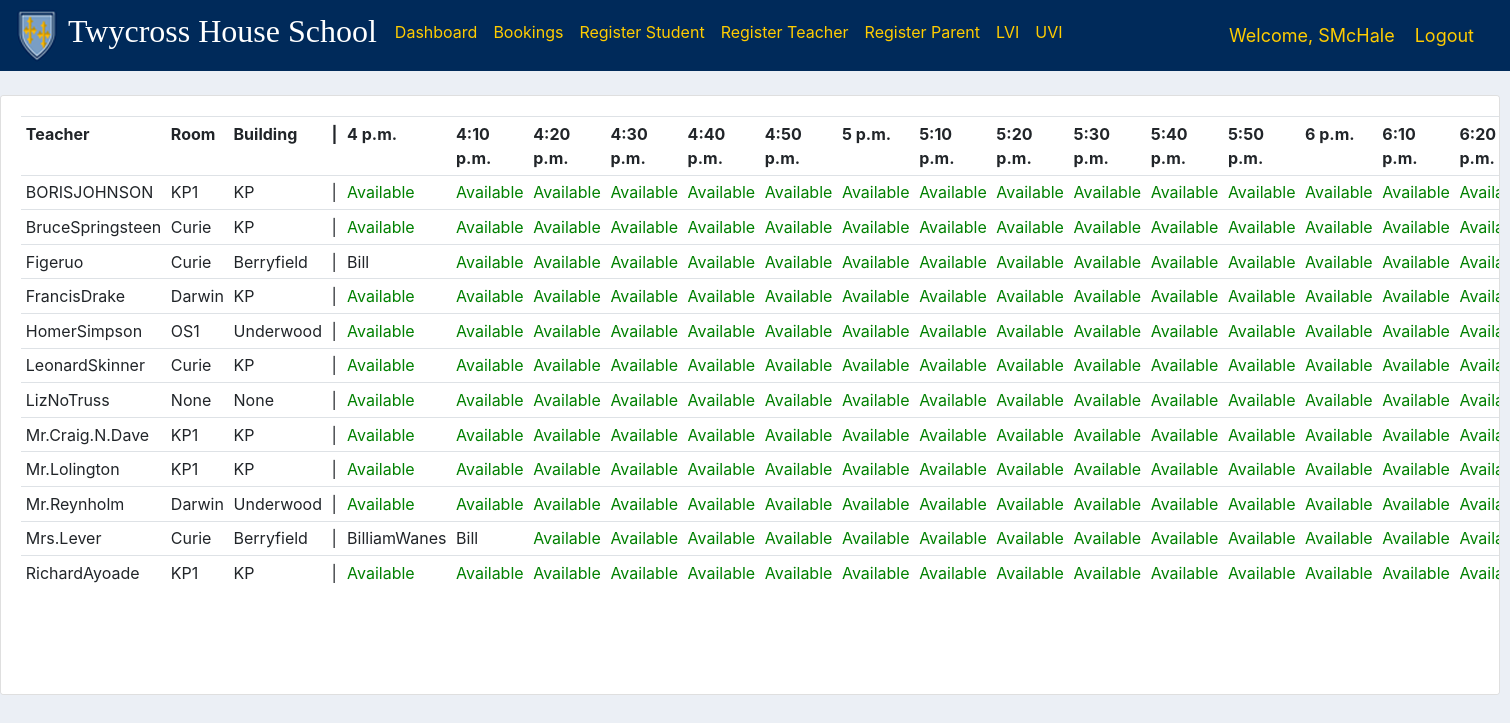
The page /sheetLVI/ (signed in) on the database its author committed.
### main/models.py (models this page shows, shortened)
class Timeslot(models.Model):
    start_time = models.TimeField(null=True)
    end_time = models.TimeField(null=True)
    def __str__(self):
        return str(self.start_time)

class Teacher(models.Model):
    user = models.OneToOneField(User, null=True, on_delete=models.CASCADE)
    name = models.CharField(max_length=200, null=True)
    email = models.CharField(max_length=200, null=True)
    building = models.ForeignKey(Building, null=True, on_delete= models.SET_NULL)
    room = models.ForeignKey(Room, null=True, on_delete= models.SET_NULL)
    subjects = models.ManyToManyField(Subject)

class Room(models.Model):
    name = models.CharField(max_length=200, null=True)
    building = models.ForeignKey(Building, null=True, on_delete= models.CASCADE)
    def __str__(self):
        return self.name

class Building(models.Model):
    name = models.CharField(max_length=200, null=True)
    def __str__(self):
        return self.name

class Student(models.Model):
    YEAR_GROUP = (
        ('LVI', 'LVI'),
        ('UVI', 'UVI'),
    )
    user = models.OneToOneField(User, null=True, on_delete=models.CASCADE)
    name = models.CharField(max_length=200, null=True)
    email = models.CharField(max_length=200, null=True)
    year_group = models.CharField(max_length=200, null=True, choices=YEAR_GROUP)
    teachers = models.ManyToManyField(Teacher)
    subjects = models.ManyToManyField(Subject)

### users/decorators.py (the view)
        def wrapper_func(request, *args, **kwargs):
            group = None
            if request.user.groups.exists():
                group = request.user.groups.all()[0].name
            if group in allowed_roles:
                return view_func(request, *args, **kwargs)
            elif group == "teacher":
                return redirect('userTeacherBookings')
            elif group == "student":
                return redirect('userStudentBookings')
            elif group == "admin":
                return redirect('dashboard')
            elif group == "parent":
                return redirect('userParent')

### main/views.py (called while the page is built)
@login_required(login_url='login')
@allowed_users(allowed_roles=['admin'])
def spreadsheetLVI(request):
    date = EveningDate.objects.get(year_group='LVI')
    timeslots =  date.timeslots.all()
    teachers = Teacher.objects.all()
    teachers = teachers.order_by('name')
    finalTimeslots = sortTimeslots(timeslots)
    teachersAv = adminteachersAvailability(teachers, finalTimeslots, date)
    context = {'timeslots':finalTimeslots, 'teachers':teachers, 'teachersAv':teachersAv}
    return render(request, 'main/sheetLVI.html', context)

### manual/extras.py (called while the page is built)
def sortTimeslots(pTimeslots):
    oldStringTimeslots = []
    for timeslot in pTimeslots:
        oldStringTimeslots.append(str(timeslot))
    numbersTimeslots = []
    for timeslot in oldStringTimeslots:
        timeslot = timeslot.replace(":", "")
        timeslot = int(timeslot)
        numbersTimeslots.append(timeslot)
    mergeSort(numbersTimeslots)
    sortedTimeslots = []
    for item in numbersTimeslots:
        text = ""
        text += str(item)[0] + str(item)[1]
        text += ":"
        text += str(item)[2] + str(item)[3]
        text += ":"
        text += str(item)[4] + str(item)[5]
        sortedTimeslots.append(text)
    finalTimeslots = []
    for item in sortedTimeslots:
        for timeslot in pTimeslots:
            if str(timeslot) == item:
                finalTimeslots.append(timeslot)
    return finalTimeslots

def adminteachersAvailability(pTeachers, pTimeslots, pDate):
    teachersAv = []
    for teacher in pTeachers:
        teacherList = []
        teacherList.append(teacher.name)
        teacherList.append(teacher.room)
        teacherList.append(teacher.building)
        teacherList.append("|")
        for timeslot in pTimeslots:
            if teacher.booking_set.filter(teacher=teacher, timeslot=timeslot, date=pDate).count() == 0:
                teacherList.append(0)
            else:
                booking = Booking.objects.get(teacher=teacher, timeslot=timeslot, date=pDate)
                teacherList.append(booking.student.name)
        teachersAv.append(teacherList)
    return teachersAv

### main/templates/main/sheetLVI.html
{% extends 'main/main.html' %}
{% load static %}
{% block content %}
{% load crispy_forms_tags %}
<br>
<div class="row">
    <div class="col-md">
		<div class="card card-body" style="width: 1500px; height: 600px; overflow-y: auto; overflow-x: auto;">
            <table class="table table-sm">
                <tr>
                    <th>Teacher</th>
                    <th>Room</th>
                    <th>Building</th>
                    <th>|</th>
                    {% for timeslot in timeslots %}
                        <th>{{timeslot.start_time}}</th>
                    {% endfor %}
                </tr>
                {% for teacher in teachersAv %}
                    <tr>
                        {% for item in teacher %}
                            {% if item == 0 %}
                                <td style="color: green;">Available</td>
                            {% else %}
                                <td>{{item}}</td>
                            {% endif %}
                        {% endfor %}
                    </tr>
                {% endfor %}
            </table>
        </div>
    </div>
</div>
{% endblock %}

### main/templates/main/navbar.html (shortened to what this page needs)
{% load static %}
<nav class="navbar navbar-expand-lg navbar-light" style="background-color: #002A5A;" id="na">
    <a href="{% url 'home' %}"><img src="{% static 'images/logo.png' %}"></a>
    <div class="collapse navbar-collapse" id="navbarNav">
      <ul class="navbar-nav">
        <li class="nav-item active">
          <h2 style="color: #ffffff; margin-left: 10px; margin-right: 10px; font-family: 'Iowan Old Style', serif;">Twycross House School</h2>
        </li>
        {% if request.user.is_staff %}
        <li class="nav-item active">
          <a class="nav-link" href="{% url 'dashboard' %}" style="color: #ffcc00;">Dashboard</a>
        </li>
        <li class="nav-item">
          <a class="nav-link" href="{% url 'bookings' %}" style="color: #ffcc00;">Bookings</a>
        </li>
        <li class="nav-item">
          <a class="nav-link" href="{% url 'registerStudent' %}" style="color: #ffcc00;">Register Student</a>
        </li>
        <li class="nav-item">
          <a class="nav-link" href="{% url 'registerTeacher' %}" style="color: #ffcc00;">Register Teacher</a>
        </li>
        <li class="nav-item">
          <a class="nav-link" href="{% url 'registerParent' %}" style="color: #ffcc00;">Register Parent</a>
        </li>
        <li class="nav-item">
          <a class="nav-link" href="{% url 'sheetLVI' %}" style="color: #ffcc00;">LVI</a>
        </li>
        <li class="nav-item">
          <a class="nav-link" href="{% url 'sheetUVI' %}" style="color: #ffcc00;">UVI</a>
        </li>
        {% elif request.user.groups.all.0.name == "parent" %}
        <li class="nav-item">
          <a class="nav-link" href="{% url 'userParent' %}" style="color: #ffcc00;">Profile</a>
        </li>
        {% else %}
        <li class="nav-item">
          <a class="nav-link" href="{% url 'login' %}" style="color: #ffcc00;">Login</a>
        </li>
        {% endif %}
      </ul>
    </div>
{% if request.user.is_staff or request.user.groups.all.0.name == "teacher" or request.user.groups.all.0.name == "student" or request.user.groups.all.0.name == "parent" %}
<span class="hello-msg">Welcome, {{request.user}}</span>
<span><a class="hello-msg" href="{% url 'logout' %}">Logout</a></span>
{% endif %}
</nav>

### static/css/main.css (style rules this page uses)
body { background-color: #ebeff5; }

### main/templates/main/navbar.html (style rules this page uses)
.hello-msg { font-size: 18px; color: #ffcc00; margin-right: 20px; }
#na { z-index:2; }

### rows shown on the page
Timeslot: start_time "4 p.m."
Timeslot: start_time "4:10 p.m."
Timeslot: start_time "4:20 p.m."
Timeslot: start_time "4:30 p.m."
Timeslot: start_time "4:40 p.m."
Timeslot: start_time "4:50 p.m."
Timeslot: start_time "5 p.m."
Timeslot: start_time "5:10 p.m."
Timeslot: start_time "5:20 p.m."
Timeslot: start_time "5:30 p.m."
Timeslot: start_time "5:40 p.m."
Timeslot: start_time "5:50 p.m."
Timeslot: start_time "6 p.m."
Timeslot: start_time "6:10 p.m."
Timeslot: start_time "6:20 p.m."
Teacher: teacher "BORISJOHNSON"
Room: name "KP1"
Building: name "KP"
Teacher: teacher "BruceSpringsteen"
Room: name "Curie"
Teacher: teacher "Figeruo"
Building: name "Berryfield"
Student: teacher "Bill" "Bill"
Teacher: teacher "FrancisDrake"
Room: name "Darwin"
Teacher: teacher "HomerSimpson"
Room: name "OS1"
Building: name "Underwood"
Teacher: teacher "LeonardSkinner"
Teacher: teacher "LizNoTruss"
Teacher: teacher "Mr.Craig.N.Dave"
Teacher: teacher "Mr.Lolington"
Teacher: teacher "Mr.Reynholm"
Teacher: teacher "Mrs.Lever"
Student: teacher "BilliamWanes"
Teacher: teacher "RichardAyoade"

### other values the page prints
{{ request.user }} "SMcHale"
{{ item }} "|" "|" "|" "|" "|" "|" "None" "None" "|" "|" "|" "|" "|" "|"
